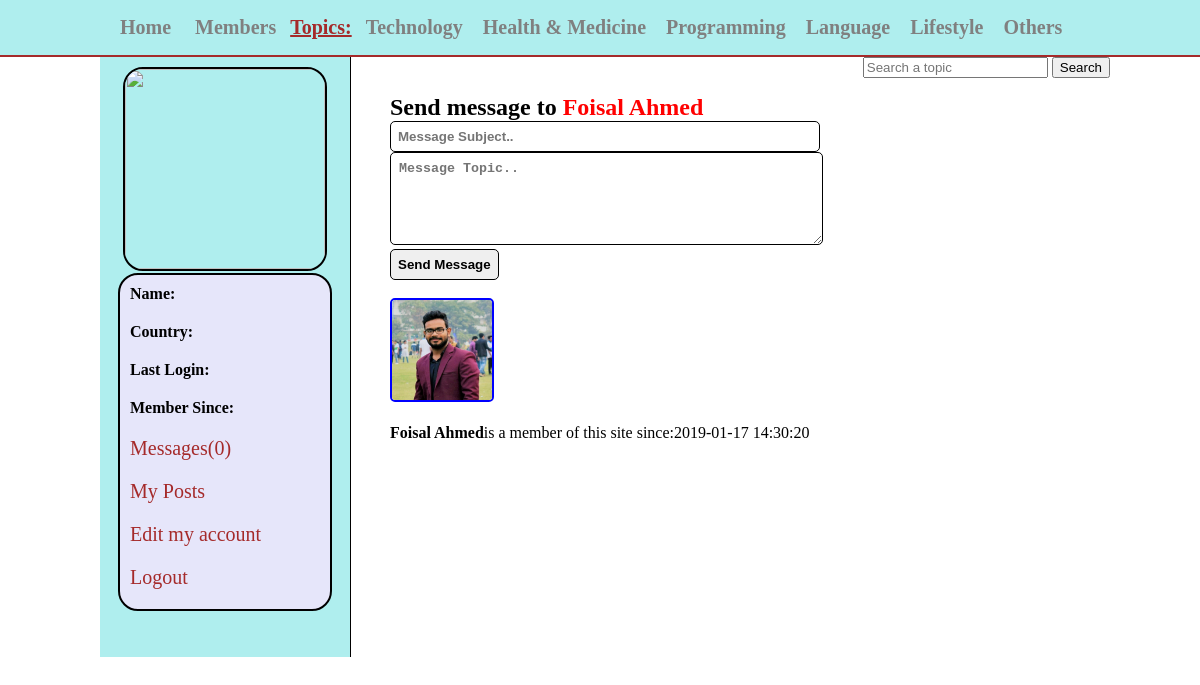
Screenshot of /peoplequestion/messages.php?u_id=1 with the database file from the repository.
### tables this page shows
CREATE TABLE `topics` (
  `topic_id` int(11) NOT NULL,
  `topic_name` varchar(255) NOT NULL
);

CREATE TABLE `users` (
  `user_id` int(11) NOT NULL,
  `user_name` varchar(255) NOT NULL,
  `user_pass` varchar(255) NOT NULL,
  `user_email` varchar(255) NOT NULL,
  `user_country` text NOT NULL,
  `user_gender` text NOT NULL,
  `user_birthday` text NOT NULL,
  `user_image` text NOT NULL,
  `user_reg_date` text NOT NULL,
  `user_last_login` text NOT NULL,
  `status` text NOT NULL,
  `ver_code` int(100) NOT NULL,
  `posts` text NOT NULL
);

### peoplequestion/messages.php (the view, shortened to what this page needs)
<!DOCTYPE html>
<?php
include("functions/functions.php");
?>
<html>
<head>
	<link rel="stylesheet" type="text/css" href="styles/home_style.css" media="all">
</head>
<body>
	<div class="container">
		<div id="head_warp">
			<div id="header">
				<ul id="menu">
					<li><a href="home.php"> Home</a></li>
					<li><a href="members.php"> Members</a></li>
					<strong>Topics:</strong>
					<?php
					  $get_topics="select * from topics";
					  $run_topics=mysqli_query($con,$get_topics);
					  while($row= mysqli_fetch_array($run_topics)){
						$topic_id=$row['topic_id'];
						$topic_name=$row['topic_name'];
					  echo "<li><a href='topic.php?topic=$topic_id'>$topic_name</a></li>";
					  }
					?>
				</ul>
				<form method="get" action="results.php" id="form1">
					<input type="text" name="user_query" placeholder="Search a topic">
					<input type="submit" name="search" value="Search">
				</form>
			</div>
		</div>
		<div class="content">
		    <div id="user_timeline">
				<div id="user_details">
					<?php
					  $user=$_SESSION['user_email'];
					  $get_user="select * from users where user_email='$user' ";
					  $run_user=mysqli_query($con,$get_user);
					  $row=mysqli_fetch_array($run_user);
					  $user_id=$row['user_id'];
					  $user_name=$row['user_name'];
					  $user_country=$row['user_country'];
					  $user_image=$row['user_image'];
					  $register_date=$row['user_reg_date'];
					  $last_login=$row['user_last_login'];
					  $sel_msg="select * from messages where receiver='$user_id' AND status='unread' ORDER BY 1 DESC";
					  $run_msg=mysqli_query($con,$sel_msg);
					  $count_msg=mysqli_num_rows($run_msg);
					  echo "<center>
					  <img src='users/$user_image' width='200' height='200'/>
					  </center>
					  <div id='user_mention'>
					  <p><strong>Name:</strong> $user_name</p>
					  <p><strong>Country:</strong> $user_country</p>
					  <p><strong>Last Login:</strong> $last_login</p>
					  <p><strong>Member Since:</strong> $register_date</p>
					  <p><a href='my_messages.php?inbox&u_id=$user_id'>Messages($count_msg)</a></p>
					  <p><a href='my_posts.php?u_id=$user_id'>My Posts</a></p>
					  <p><a href='edit_profile.php?u_id=$user_id'>Edit my account</a></p>
					  <p><a href='logout.php'>Logout</a></p>
					  </div>"
					?>
				</div>
		    </div>
		    <div id="message">
		    	<?php
		    	if(isset($_GET['u_id'])){
 		        $u_id=$_GET['u_id'];
		        $get_user="select * from users where user_id='$u_id' ";
	            $run_user=mysqli_query($con,$get_user);
		        $row=mysqli_fetch_array($run_user);
                $u_id=$row['user_id'];
	            $user_name=$row['user_name'];
		        $user_image=$row['user_image'];
		        $reg_date=$row['user_reg_date'];
		          }
		    	?>
		    	<div id="content_timeline">
		    	<h2>Send message to <span style="
		    	color: red"><?php echo $user_name;?></span></h2>
		    	 <form action="messages.php?u_id=
		    	 <?php echo $u_id?>" method="post" id="f">
		    		<input type="text" name="msg_title" size="49" required="required" placeholder="Message Subject.."><br/>
		    		<textarea cols="50" rows="5" name="msg" placeholder="Message Topic.."></textarea><br/>
		    		<input type="submit" name="message" value="Send Message">
		    	 </form><br/>
		    	<img src="users/<?php echo $user_image; ?>" style="border:2px solid blue; border-radius: 5px;" width="100" height="100"><br/><br/>
		    		<P><strong><?php echo $user_name; ?></strong>is a member of this site since:<?php echo $reg_date;?></P>
		    	</div
		    </div>
        </div>
	</div>
</body>
</html>

### peoplequestion/styles/home_style.css (style rules this page uses)
html, body, div, span, applet, object, iframe, h1, h2, h3, h4, h5, h6, p, blockquote, pre, a, abbr, acronym, address, big, cite, code, del, dfn, em, img, ins, kbd, q, s, samp, small, strike, strong, sub, sup, tt, var, b, u, i, center, dl, dt, dd, ol, ul, li, fieldset, form, label, legend, table, caption, tbody, tfoot, thead, tr, th, td, article, aside, canvas, details, embed, figure, figcaption, footer, header, hgroup, menu, nav, output, ruby, section, summary, time, mark, audio, video { margin: 0; padding: 0; border: 0; }
#head_warp { width: 100%; height: 35px; margin: 0 auto; border-bottom: 2px solid brown; padding:10px; background: #AFEEEE; }
#header { margin:0 auto; width: 1000px; height: 35px; }
#menu { line-height: 35px; padding: 0; margin:0; float: left; }
#menu li { display: inline; list-style: none; }
#menu a { margin:5px; padding: 5px; text-decoration: none; color: gray; font-size: 20px; font-weight: bold; }
#menu strong { font-size: 20px; text-decoration: underline; color: brown; }
#form1 { float: right; line-height: 35px; padding-top: 3px; }
.content { width:1000px; margin:0 auto; }
#user_timeline { background: #AFEEEE; width:250px; float: left; height: 600px; border-right: 1px solid black; }
#user_details { padding: 10px; }
#user_details img { border:2px solid black; border-radius: 20px; }
#user_details p { margin-bottom: 10px; padding: 5px; }
#user_details a { color:brown; font-size:20px; text-decoration:none; }
#user_mention { background: #E6E6FA; border:2px solid black; border-radius: 20px; width: 200px; margin:0 auto; padding: 5px; }
#content_timeline { float: right; width: 700px; padding:10px; }
#f input { padding: 7px; border: 1px solid black; border-radius: 5px; font-weight: bolder; }
#f textarea { padding: 8px; border: 1px solid black; border-radius: 5px; font-weight: bolder; }

### rows the page displays
topics: topic_name "Technology"
topics: topic_name "Health & Medicine"
topics: topic_name "Programming"
topics: topic_name "Language"
topics: topic_name "Lifestyle"
topics: topic_name "Others"
users: user_name "Foisal Ahmed", user_image (picture), user_reg_date "2019-01-17 14:30:20"

### other values shown
$count_msg "0"
